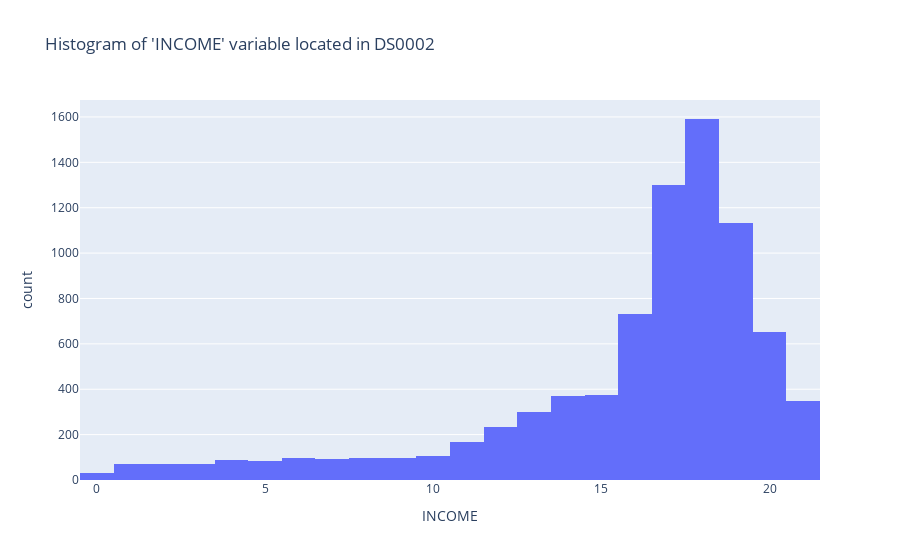

This figure's notebook cell:
### Code cell
fig = px.histogram(ncs1.dxdm, x="INCOME", title="Histogram of 'INCOME' variable located in DS0002")
fig.show()

### Figure 1 — Plotly figure (JSON) as saved in the notebook; plotly's stock layout.template omitted (floating-point values rounded to 4 significant figures; data arrays with more than 128 entries replaced by an {"elided": "..."} marker saying what was removed)
{"data": [{"alignmentgroup": "True", "bingroup": "x", "hovertemplate": "INCOME=%{x}<br>count=%{y}<extra></extra>", "legendgroup": "", "marker": {"color": "#636efa"}, "name": "", "offsetgroup": "", "orientation": "v", "showlegend": false, "type": "histogram", "x": {"elided": "8098 int values"}, "xaxis": "x", "yaxis": "y"}], "layout": {"barmode": "relative", "legend": {"tracegroupgap": 0}, "title": {"text": "Histogram of 'INCOME' variable located in DS0002"}, "xaxis": {"anchor": "y", "domain": [0, 1], "title": {"text": "INCOME"}}, "yaxis": {"anchor": "x", "domain": [0, 1], "title": {"text": "count"}}}}
